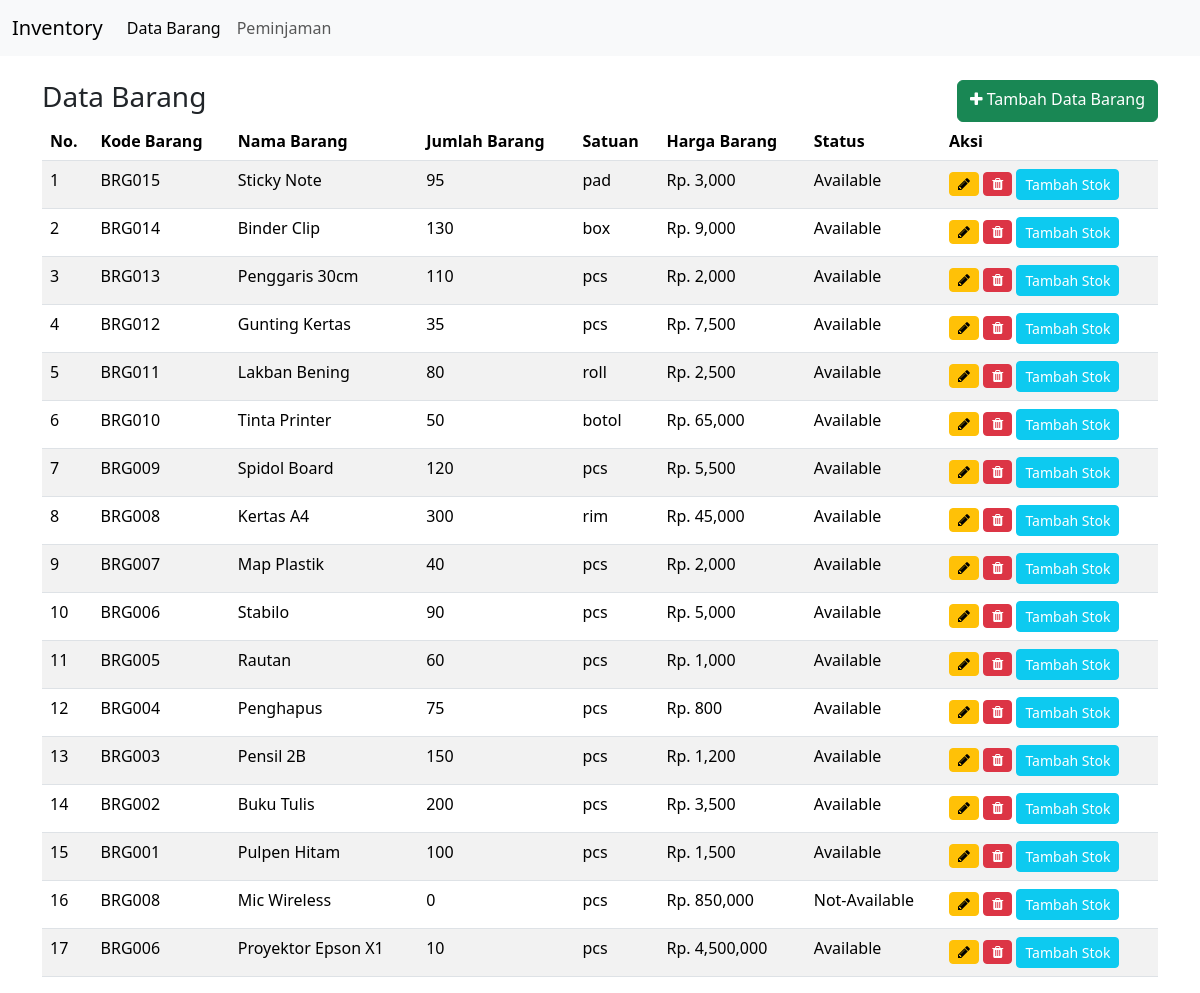
The page / on the database its author committed.
### tables this page shows
CREATE TABLE `tb_inventory` (
  `id_barang` int(10) NOT NULL,
  `kode_barang` varchar(20) NOT NULL,
  `nama_barang` varchar(50) NOT NULL,
  `jumlah_barang` int(10) NOT NULL,
  `satuan_barang` varchar(20) NOT NULL,
  `harga_beli` double(20,2) NOT NULL,
  `status_barang` tinyint(1) NOT NULL
);

### koneksi.php (called while the page is built, shortened)
<?php
$host = $_ENV['MYSQLHOST'];
$user = $_ENV['MYSQLUSER'];
$pass = $_ENV['MYSQLPASSWORD'];
$db   = $_ENV['MYSQLDATABASE'];
$conn = new mysqli($host, $user, $pass, $db);
function getData(){
    global $conn;
    $sql = "SELECT * FROM tb_inventory order by id_barang desc";
    $result = $conn->query($sql);
        if ($result && $result->num_rows > 0) {
        return $result->fetch_all(MYSQLI_ASSOC);
    } else {
        return [];
    }
}
?>

### index.php (the view, shortened to what this page needs)
<?php
include 'koneksi.php';
$dt_barang = getData();
$is_tambah_stok = false;
$id_tambah_stok = null;
?>
<html lang="en">
<body>
    <html lang="en">
        <head>
            <link href="https://cdn.jsdelivr.net/npm/bootstrap@5.3.6/dist/css/bootstrap.min.css" rel="stylesheet">
            <link rel="stylesheet" href="https://maxcdn.bootstrapcdn.com/font-awesome/4.7.0/css/font-awesome.min.css">
            <link rel="stylesheet" href="https://cdn.datatables.net/2.3.1/css/dataTables.dataTables.css" />
        </head>
        <body>
            <?php include 'layout/nav.php';?>
            <main class="mt-4">
                <div class="container">
                    <div class="d-flex justify-content-between">
                        <h3>Data Barang</h3>
                        <a href="data_barang.php" class="btn btn-success btn-md pull-right"><i class="fa fa-plus" aria-hidden="true"></i> Tambah Data Barang</a>
                    </div>
                    <table class="table table-striped" id="dataTable">
                        <thead>
                            <th>No.</th>
                            <th>Kode Barang</th>
                            <th>Nama Barang</th>
                            <th>Jumlah Barang</th>
                            <th>Satuan</th>
                            <th>Harga Barang</th>
                            <th>Status</th>
                            <th>Aksi</th>
                        </thead>
                        <tbody>
                            <?php $no = 1; foreach ($dt_barang as $key => $value): ?>
                                <tr>
                                    <td><?= $no ?></td>
                                    <td><?= $value['kode_barang'] ?></td>
                                    <td><?= $value['nama_barang'] ?></td>
                                    <td>
                                        <?php if ($is_tambah_stok && $id_tambah_stok == $value['id_barang']) : ?>
                                            <input type="number" name="jumlah_barang" class="form-control" id="jumlah_barang_edit" value="<?= $value['jumlah_barang'] ?>" placeholder="Jumlah Barang" required>
                                        <?php else: ?>
                                         <?= $value['jumlah_barang'] ?>
                                        <?php endif; ?>
                                    </td>
                                    <td><?= $value['satuan_barang'] ?></td>
                                    <td>Rp. <?= number_format($value['harga_beli']) ?></td>
                                    <td><?= $value['status_barang'] ? 'Available' : 'Not-Available' ?></td>
                                    <td>
                                        <?php if ($is_tambah_stok && $id_tambah_stok == $value['id_barang']) : ?>
                                            <button class="btn btn-success btn-sm" onclick="simpanStok('<?= $value['id_barang'] ?>')">Simpan</button>
                                        <?php else: ?>
                                            <a class="btn btn-warning btn-sm" href="data_barang.php/<?= $value['id_barang'] ?>"><i class="fa fa-pencil" aria-hidden="true"></i></a>
                                            <a class="btn btn-danger btn-sm" onclick="deleteBarang('<?= $value['id_barang'] ?>', '<?= $value['kode_barang'] . ' - ' . $value['nama_barang'] ?>')"><i class="fa fa-trash" aria-hidden="true"></i></a>
                                            <a class="btn btn-info btn-sm text-white" onclick="tambahStok('<?= $value['id_barang'] ?>')">Tambah Stok</a>
                                        <?php endif; ?>
                                    </td>
                                </tr>
                            <?php $no++; endforeach; ?>
                        </tbody>
                    </table>
                </div>
            </main>
        </body>
    </html>
</body>
</html>

### layout/nav.php (shortened to what this page needs)
<nav class="navbar navbar-expand-lg bg-body-tertiary">
    <div class="container-fluid">
        <a class="navbar-brand" href="index.php">Inventory</a>
        <div class="collapse navbar-collapse" id="navbarNavAltMarkup">
        <div class="navbar-nav">
            <a class="nav-link active" aria-current="page" href="/inventory">Data Barang</a>
            <a class="nav-link" href="peminjaman.php">Peminjaman</a>
        </div>
        </div>
    </div>
</nav>

### rows shown on the page
tb_inventory: kode_barang "BRG015", nama_barang "Sticky Note", jumlah_barang "95", satuan_barang "pad", harga_beli "3,000", status_barang "Available"
tb_inventory: kode_barang "BRG014", nama_barang "Binder Clip", jumlah_barang "130", satuan_barang "box", harga_beli "9,000", status_barang "Available"
tb_inventory: kode_barang "BRG013", nama_barang "Penggaris 30cm", jumlah_barang "110", satuan_barang "pcs", harga_beli "2,000", status_barang "Available"
tb_inventory: kode_barang "BRG012", nama_barang "Gunting Kertas", jumlah_barang "35", satuan_barang "pcs", harga_beli "7,500", status_barang "Available"
tb_inventory: kode_barang "BRG011", nama_barang "Lakban Bening", jumlah_barang "80", satuan_barang "roll", harga_beli "2,500", status_barang "Available"
tb_inventory: kode_barang "BRG010", nama_barang "Tinta Printer", jumlah_barang "50", satuan_barang "botol", harga_beli "65,000", status_barang "Available"
tb_inventory: kode_barang "BRG009", nama_barang "Spidol Board", jumlah_barang "120", satuan_barang "pcs", harga_beli "5,500", status_barang "Available"
tb_inventory: kode_barang "BRG008", nama_barang "Kertas A4", jumlah_barang "300", satuan_barang "rim", harga_beli "45,000", status_barang "Available"
tb_inventory: kode_barang "BRG007", nama_barang "Map Plastik", jumlah_barang "40", satuan_barang "pcs", harga_beli "2,000", status_barang "Available"
tb_inventory: kode_barang "BRG006", nama_barang "Stabilo", jumlah_barang "90", satuan_barang "pcs", harga_beli "5,000", status_barang "Available"
tb_inventory: kode_barang "BRG005", nama_barang "Rautan", jumlah_barang "60", satuan_barang "pcs", harga_beli "1,000", status_barang "Available"
tb_inventory: kode_barang "BRG004", nama_barang "Penghapus", jumlah_barang "75", satuan_barang "pcs", harga_beli "800", status_barang "Available"
tb_inventory: kode_barang "BRG003", nama_barang "Pensil 2B", jumlah_barang "150", satuan_barang "pcs", harga_beli "1,200", status_barang "Available"
tb_inventory: kode_barang "BRG002", nama_barang "Buku Tulis", jumlah_barang "200", satuan_barang "pcs", harga_beli "3,500", status_barang "Available"
tb_inventory: kode_barang "BRG001", nama_barang "Pulpen Hitam", jumlah_barang "100", satuan_barang "pcs", harga_beli "1,500", status_barang "Available"
tb_inventory: kode_barang "BRG008", nama_barang "Mic Wireless", jumlah_barang "0", satuan_barang "pcs", harga_beli "850,000", status_barang "Not-Available"
tb_inventory: kode_barang "BRG006", nama_barang "Proyektor Epson X1", jumlah_barang "10", satuan_barang "pcs", harga_beli "4,500,000", status_barang "Available"
